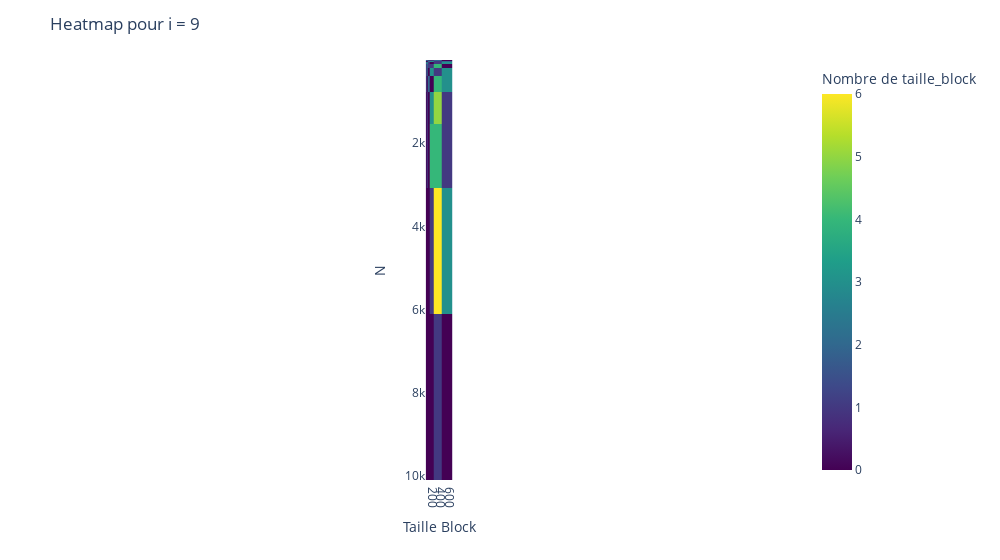

Source (notebook cell):
### Code cell
df = pd.read_csv("../data/trace_blocksizeMatmul.csv",sep = ";")
filtered_df = df[df['i'] == 9]
df["N"] = df["N"].astype('str')
df["taille_block"] = df["taille_block"].astype('str')

heatmap_data = filtered_df.pivot_table(index='N', columns='taille_block', values='i', aggfunc='count', fill_value=0)


fig = px.imshow(heatmap_data,
                x=heatmap_data.columns,
                y=heatmap_data.index,
                labels=dict(x='Taille Block', y='N', color='Nombre de taille_block'),
                color_continuous_scale='viridis')


fig.update_layout(title='Heatmap pour i = 9',
                  xaxis_title='Taille Block',
                  yaxis_title='N',
                  width = 1000)

fig.show()

### Figure 1 — Plotly figure (JSON) as saved in the notebook; plotly's stock layout.template omitted (floating-point values rounded to 4 significant figures)
{"data": [{"coloraxis": "coloraxis", "hovertemplate": "Taille Block: %{x}<br>N: %{y}<br>Nombre de taille_block: %{z}<extra></extra>", "name": "0", "type": "heatmap", "x": [4, 8, 16, 32, 64, 128, 256, 512], "xaxis": "x", "y": [8, 16, 32, 64, 128, 256, 512, 1024, 2048, 4096, 8096], "yaxis": "y", "z": [[0, 1, 1, 2, 1, 1, 0, 4], [1, 1, 2, 2, 1, 1, 2, 0], [0, 2, 0, 0, 2, 3, 1, 2], [0, 0, 2, 3, 1, 0, 1, 3], [0, 1, 1, 2, 1, 1, 4, 0], [0, 0, 1, 2, 0, 3, 1, 3], [0, 0, 1, 0, 2, 0, 4, 3], [0, 0, 0, 1, 0, 3, 5, 1], [0, 0, 0, 1, 0, 4, 4, 1], [0, 0, 0, 0, 0, 1, 6, 3], [0, 0, 0, 0, 0, 0, 1, 0]]}], "layout": {"coloraxis": {"colorbar": {"title": {"text": "Nombre de taille_block"}}, "colorscale": [[0, "#440154"], [0.1111, "#482878"], [0.2222, "#3e4989"], [0.3333, "#31688e"], [0.4444, "#26828e"], [0.5556, "#1f9e89"], [0.6667, "#35b779"], [0.7778, "#6ece58"], [0.8889, "#b5de2b"], [1, "#fde725"]]}, "margin": {"t": 60}, "title": {"text": "Heatmap pour i = 9"}, "width": 1000, "xaxis": {"anchor": "y", "constrain": "domain", "domain": [0, 1], "scaleanchor": "y", "title": {"text": "Taille Block"}}, "yaxis": {"anchor": "x", "autorange": "reversed", "constrain": "domain", "domain": [0, 1], "title": {"text": "N"}}}}
